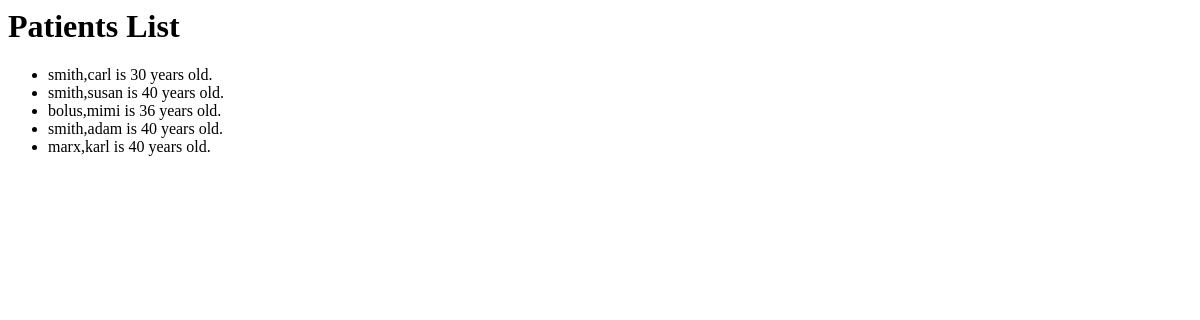
Before: /office/ with the older database file.
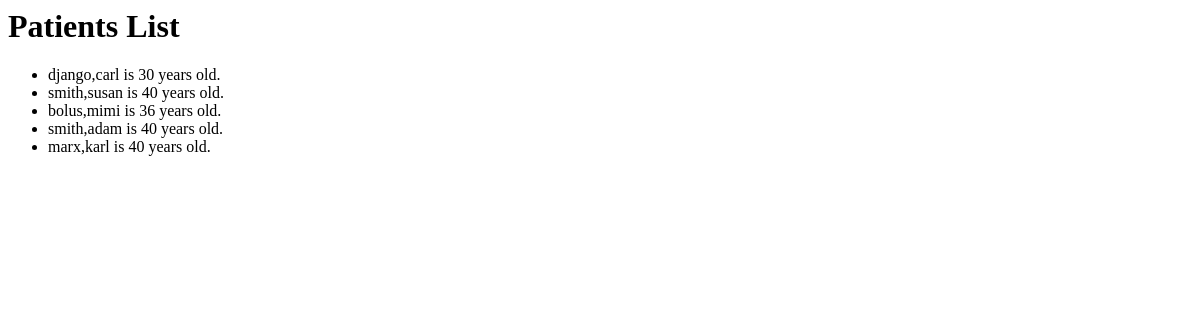
After: the same page with the newer database file.
### office/models.py (models this page shows)
class Patient(models.Model):
    first_name = models.CharField(max_length=30)
    last_name = models.CharField(max_length=30)
    age = models.IntegerField(validators=[MinValueValidator(0),MaxValueValidator(120)])
    heartrate = models.IntegerField(default=60, validators=[MinValueValidator(1),MaxValueValidator(300)]) # null=True로 널값으로 초기값 설정 가능
    def __str__(self):
        return f"{self.last_name},{self.first_name} is {self.age} years old."

### office/views.py (the view)
# urls.py: path('', views.list_patients, name='list_patients'),
def list_patients(request):
    all_patients = models.Patient.objects.all()
    context_list = {'patients':all_patients}
    return render(request,'office/list.html', context=context_list)

### office/templates/office/list.html (shortened to what this page needs)
<html lang="en">
<head>
</head>
<body>
    <h1>Patients List</h1>
    <ul>
    {% for person in patients %}
    <li>{{ person }}</li>
    {% endfor %}
    </ul>
</body>
</html>

Changed rows visible on the page:
changed Patient: last_name+first_name+age "smith,carl is 30 years old." → "django,carl is 30 years old."
